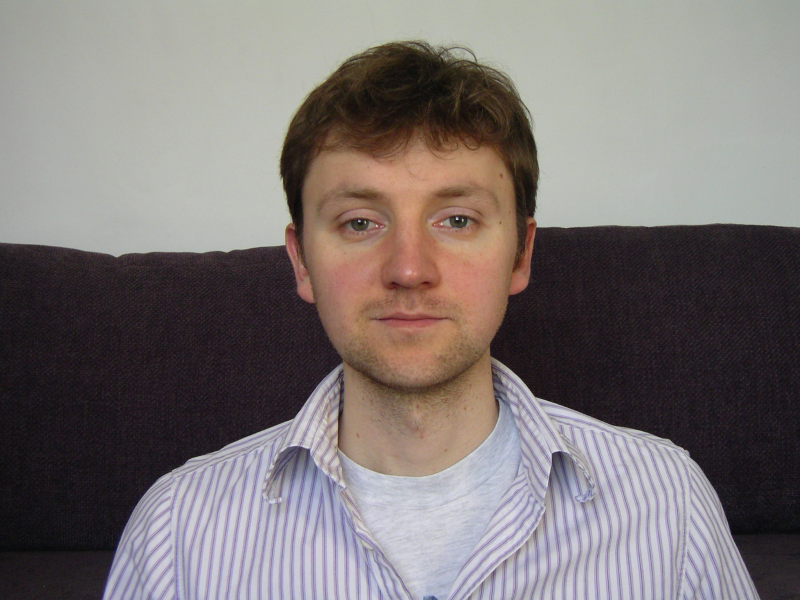
%> input picture gjbLookAtTargets/gjbLookAtTarget_0000.jpg, 1600 x 1200 px (shown at 1/2 size)
$ octave test.m   (GNU Octave 9; MATLAB toolbox functions it lacks are replaced by stand-ins)
%> lines starting %> are read from the running program, lines starting %| are printed output that depends on the picture
### load_sequence_color.m
function output = load_sequence_color(path,prefix, first, last, digits, suffix)
%> called with prefix = 'gjbLookAtTarget_', first = 0, last = 71, digits = 4, suffix = 'jpg'

%
% Read a sequence of images, convert them in gray level and returns the
% data in a matrix
%
% Arguments:
%
% path: path of the files
% prefix: prefix of the filename
% first: first frame
% last: last frame
% digits: number of digits of the frame number
% suffix: suffix of the filename
%
% Example:
%
% mov = load_sequence('../images','myimage', 0, 10, 4, 'png')
%   -> that will load images from '../images/myimage0000.png' to '../images/myimage0010.png'
%
% mov = load_sequence('../images/','myimage', 42, 42, 2, 'png')
%   -> that will load only one image: '../images/myimage42.png'
%

% Get the padded frame number
number = padded_number(first, digits);

% Check for slash at the end of the path
if(path(end)=='/')
    slash='';
else
    slash='/';
end

% Create the filename
filename = strcat(path,slash,prefix,number,'.',suffix);

% Load image and convert it to gray level
% current = im2double(imread(filename));
    current = imread(filename);
%> current is the input picture: size 1200x1600x3 uint8; mean R, G, B 123.8, 116.4, 115.4
    current_newSize = imresize(current,0.3);
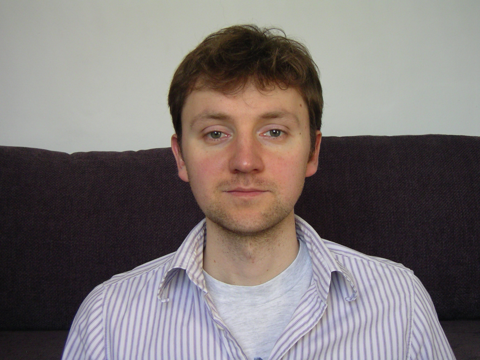
%> current_newSize: size 360x480x3 uint8; mean R, G, B 123.8, 116.4, 115.4
    current = im2double(current_newSize);
%> current: size 360x480x3 double
% Print filename
% sprintf('file=%s\n',filename)

% Create output matrix
output = zeros(size(current,1), size(current,2), 3, last-first+1);
output(:,:,:,1) = current;

for i=2:last-first+1

    % Get the padded frame number
    number = padded_number(first+i-1, digits);

    % Create the filename
    filename = strcat(path,slash,prefix,number,'.',suffix);

    % Load image and convert it to gray level
%     current = im2double(imread(filename));
    current = imread(filename);
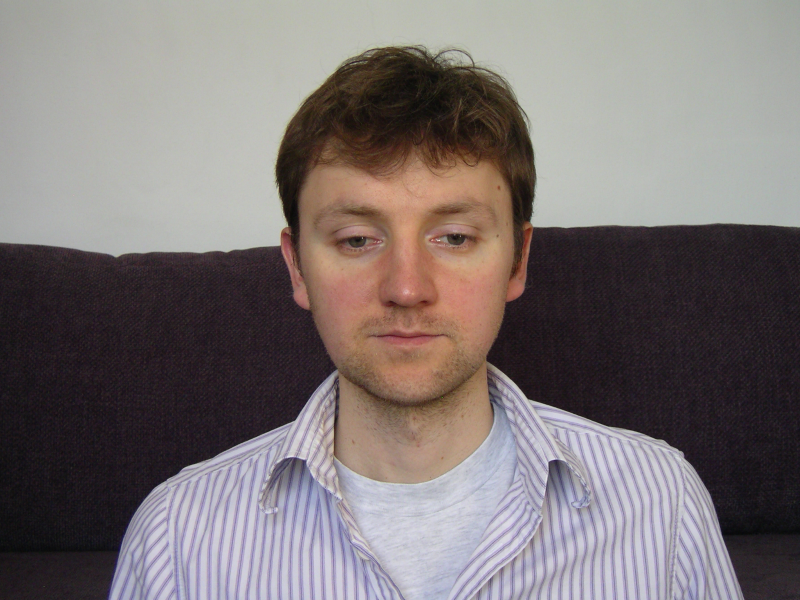
%> input picture gjbLookAtTargets/gjbLookAtTarget_0001.jpg, 1600 x 1200 px (shown at 1/2 size)
%> current is the input picture: size 1200x1600x3 uint8; mean R, G, B 124.1, 116, 115.9
    current_newSize = imresize(current,0.3);
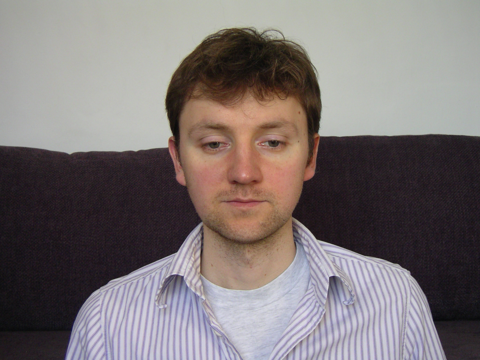
%> current_newSize: size 360x480x3 uint8; mean R, G, B 124.1, 116, 115.9
    current = im2double(current_newSize);
%> current: size 360x480x3 double
%> the run ends on the next line
    % Update output matrix
    output(:,:,:,i) = current;

    % Print filename
	% sprintf('file=%s\n',filename)

end

end

function output = padded_number(number, digits)

%
% Add zeros to the left of the number to match the given length
%

% Convert to string
output = num2str(number);

% Get length of string
l = size(output,2);

% Add necessary zeros
for i=l+1:digits

    output=strcat('0', output);

end

end

### test.m
clear all;
% load the image
mov = load_sequence_color('C:\Users\yu702\Desktop\GV15\cw2\Lab 5 files-20180303\gjbLookAtTargets','gjbLookAtTarget_', 0, 71, 4, 'jpg');
